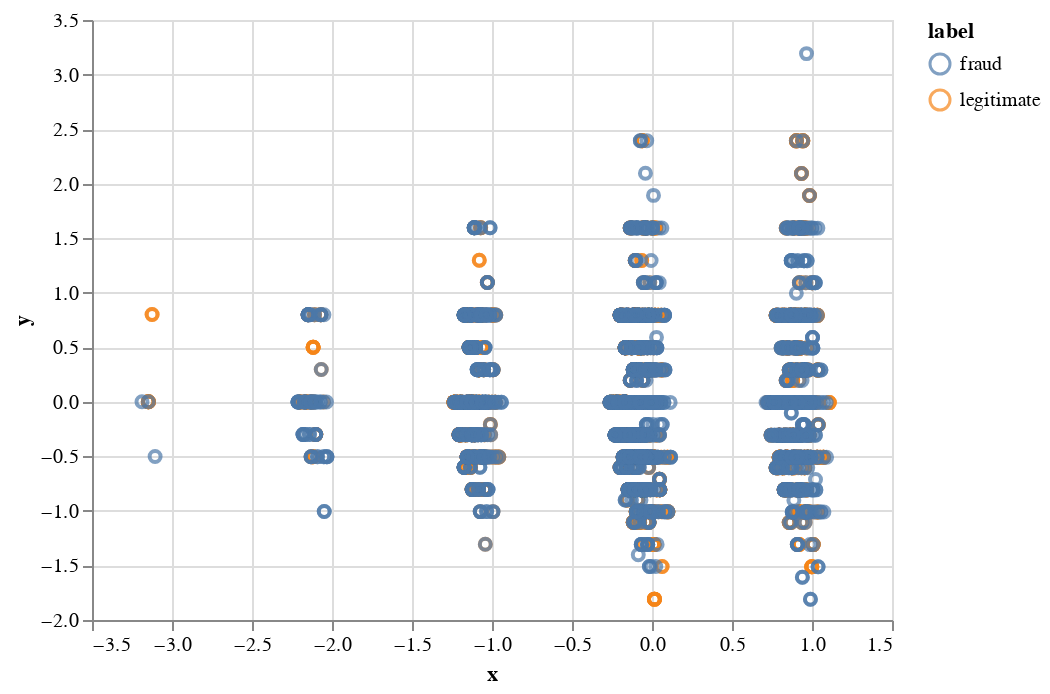

The code cell stored with this chart in its notebook:
### Markdown cell above
## Does the combination of the transaction type and the merchant ID correlate with fraud?

### Code cell
tpca2 = sklearn.decomposition.SparsePCA(DIMENSIONS)

tpca_a = tpca2.fit_transform(categorical_matrix.toarray())

transactions_df = pd.DataFrame({"label": vis_sample["label"].astype(np.object),
                             "x": tpca_a.T[0],
                             "y": tpca_a.T[1]}).reset_index().dropna()

del transactions_df["index"]

import altair as alt
alt.Chart(transactions_df).mark_point().encode(x="x:Q", y="y:Q", color="label")

### Figure 1 — Vega-Lite specification as saved in the notebook (floating-point values rounded to 4 significant figures; data arrays with more than 128 entries replaced by an {"elided": "..."} marker saying what was removed)
{"config": {"view": {"continuousWidth": 400, "continuousHeight": 300}}, "data": {"name": "data-091f85c92c8d615266c2cb45339bfd3f"}, "mark": "point", "encoding": {"color": {"type": "nominal", "field": "label"}, "x": {"type": "quantitative", "field": "x"}, "y": {"type": "quantitative", "field": "y"}}, "$schema": "https://vega.github.io/schema/vega-lite/v4.0.0.json", "datasets": {"data-091f85c92c8d615266c2cb45339bfd3f": {"elided": "5000 records"}}}
